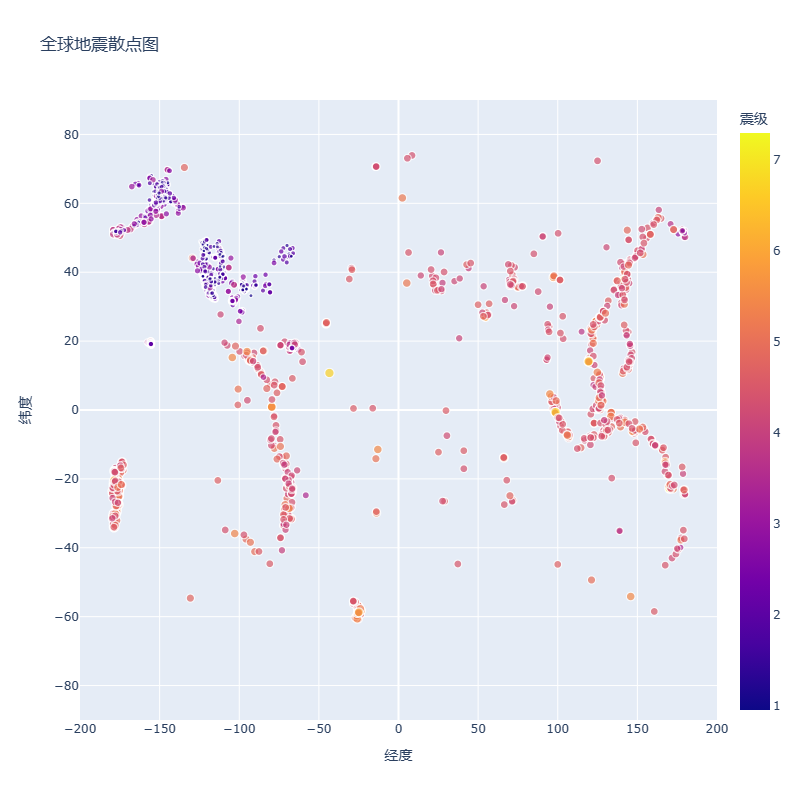

Source code (Python):
import plotly.express as px
from pathlib import Path
import json
import pandas as pd


#将数据转换为字符串读取并转换为pyhon对象
path = Path('eq/eq_data/eq_data_30_day_m1.geojson')
try:
    contents=path.read_text()
except:
    contents=path.read_text(encoding='utf-8')
all_eq_data=json.loads(contents)

#查看数据集中的所有地震
all_eq_dicts=all_eq_data['features']
#print(len(all_eq_dicts))

mags,titles,lons,lats = [],[],[],[]
for eq_dict in all_eq_dicts:
    mag = eq_dict['properties']['mag']
    title = eq_dict['properties']['title']
    lon = eq_dict['geometry']['coordinates'][0]
    lat = eq_dict['geometry']['coordinates'][1]
    mags.append(mag)
    titles.append(title)
    lons.append(lon)
    lats.append(lat)
print(mags[:10])
print(titles[:2])
print(lons[:5])
print(lats[:5])

#将数据文件转换为更易于阅读的版本
path = Path('eq/eq_data/readable_eq_data.geojson')
readable_contents = json.dumps(all_eq_data,indent=4)
path.write_text(readable_contents)

data = pd.DataFrame(
    data=zip(lons,lats,titles,mags),columns=['经度','纬度','位置','震级']
)
data.head()
fig=px.scatter(
            data,
            x='经度',
            y='纬度',
            labels={'x':'经度','y':'纬度'},
            range_x=[-200,200],
            range_y=[-90,90],
            width=800,
            height=800,
            title='全球地震散点图',
            size='震级',
            size_max=10,
            color='震级',
            hover_name='位置')
fig.write_html('global_earthquakes.html')
fig.show()
